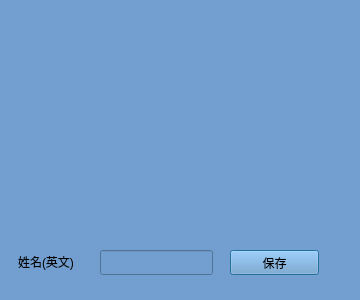
<?xml version="1.0" encoding="UTF-8"?>
<ui version="4.0">
 <class>Dialog</class>
 <widget class="QDialog" name="Dialog">
  <property name="geometry">
   <rect>
    <x>0</x>
    <y>0</y>
    <width>360</width>
    <height>300</height>
   </rect>
  </property>
  <property name="windowTitle">
   <string>Dialog</string>
  </property>
  <property name="styleSheet">
   <string notr="true">background-color: rgb(114, 159, 207);</string>
  </property>
  <widget class="QLabel" name="frame_label">
   <property name="geometry">
    <rect>
     <x>65</x>
     <y>30</y>
     <width>230</width>
     <height>170</height>
    </rect>
   </property>
   <property name="text">
    <string/>
   </property>
  </widget>
  <widget class="QPushButton" name="takePic">
   <property name="geometry">
    <rect>
     <x>230</x>
     <y>250</y>
     <width>89</width>
     <height>25</height>
    </rect>
   </property>
   <property name="text">
    <string>保存</string>
   </property>
  </widget>
  <widget class="QLineEdit" name="FileName">
   <property name="geometry">
    <rect>
     <x>100</x>
     <y>250</y>
     <width>113</width>
     <height>25</height>
    </rect>
   </property>
  </widget>
  <widget class="QLabel" name="label">
   <property name="geometry">
    <rect>
     <x>18</x>
     <y>253</y>
     <width>81</width>
     <height>17</height>
    </rect>
   </property>
   <property name="text">
    <string>姓名(英文)</string>
   </property>
  </widget>
 </widget>
 <resources/>
 <connections/>
</ui>
